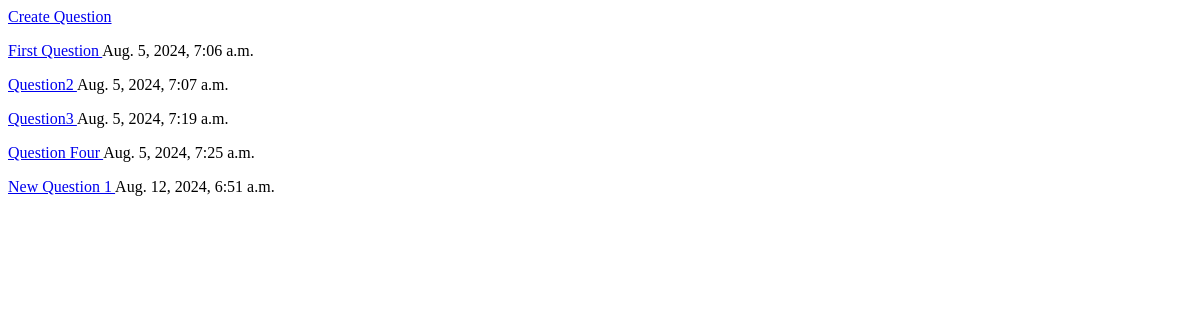
The app's page /all_questions, older data.
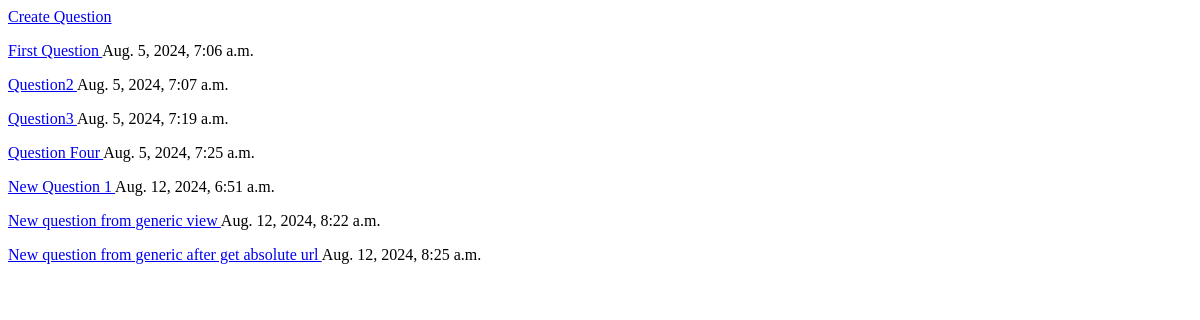
The same page, newer data.
### polls/models.py (models this page shows, shortened)
class Question(models.Model):
    question_text = models.CharField(max_length=200)
    pub_date = models.DateTimeField(auto_now_add=True)

### polls/views.py (the view)
# urls.py: path('all_questions',
class all_questions(ListView):
    model = Question
    template_name = 'all_questions.html'

### templates/all_questions.html
<html>
<body>
<a href="{% url 'create_question_generic' %}">
    Create Question
</a>
{% for question in object_list %}
    <p>
        <a href="{% url 'one_question' question.id %}">
            {{ question.question_text }}
        </a>
        {{ question.pub_date }}
    </p>
{% endfor %}
</body>
</html>

Row changes from the older to the newer data that the page shows:
added Question: question_text "New question from generic view", pub_date "Aug. 12, 2024, 8:22 a.m."
added Question: question_text "New question from generic after get absolute url", pub_date "Aug. 12, 2024, 8:25 a.m."
